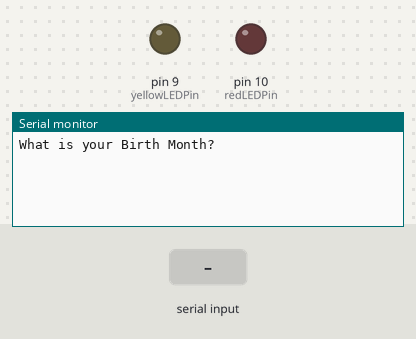
This sketch was run on a simulated Arduino Uno, built with avr-gcc and run on an emulated ATmega328P. Parts: output pins drawn as LEDs (lit = HIGH), the last lines printed to the serial monitor. Inputs (shaded band) come from the test bench.

Above: at 1.2 s.
1.3 s: "90,45\n" received over Serial
At 3.5 s:
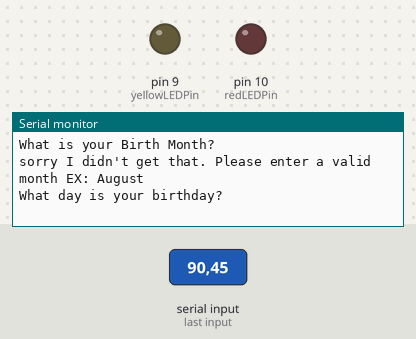
3.8 s: "30,150\n" received over Serial
At 4.7 s:
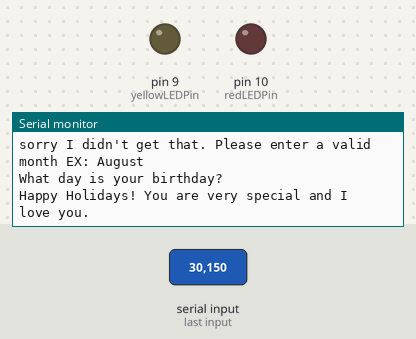

The sketch:

Birthday_LED.ino
```cpp
int redLEDPin=10; //Declare redLEDPin an int, and set to pin 9
int yellowLEDPin=9; //Declare yellowLEDPin an int, and set to pin 10
int on =250;
int off =250;


int numRedBlinks;
int numYellowBlinks;

String dates []={"January","February","March","April","May","June","July","August","September","October","November","December"};
String month;
void setup()
{
 Serial.begin(9600);

  pinMode(redLEDPin, OUTPUT);  // Tell Arduino that redLEDPin is an output pin
  pinMode(yellowLEDPin, OUTPUT);  //Tell Arduino that yellowLEDPin is an output pin


}

void loop()
{
  numRedBlinks=0;
  numYellowBlinks=0;
  Serial.println("What is your Birth Month?");

  while(Serial.available()==0)
  {
    //Wait for the user to type
  }

  month=Serial.readString();
  month.trim();


  for(int i=0;i<12;i++)
  {
    if(month == dates[i])
    {
      numRedBlinks=(i+1);
    }

  }
if(numRedBlinks!=0)
{
  Serial.println("\n - The red LED is blinking");

  for(int i=0; i<numRedBlinks;i++)
  {
   Serial.print("   #");
   Serial.println(i+1);
     digitalWrite(redLEDPin,HIGH);
     delay(on);
     digitalWrite(redLEDPin,LOW);
     delay(off);
  }
 }
 else
 {
  Serial.println("sorry I didn't get that. Please enter a valid month EX: August");
 }


  Serial.println("\nWhat day is your birthday?");

  while(Serial.available()==0)
  {
    //Wait for the user to type
  }

  numYellowBlinks=Serial.parseInt();

  if(numYellowBlinks!=0 && numRedBlinks!=0)
  {
    Serial.println("\n - The Yellow LED is blinking");
   for(int i=0; i<numYellowBlinks;i++)
  {
   Serial.print("   #");
   Serial.println(i+1);
     digitalWrite(yellowLEDPin,HIGH);
     delay(on);
     digitalWrite(yellowLEDPin,LOW);
     delay(off);
  }}

  Serial.println("\nHappy Holidays! You are very special and I love you.");
  delay(200000);


}
```

Measured:
- after the input at 1.3 s, the serial monitor: prints a new line after 1.0 s (image 1)
- after the input at 3.8 s, the serial monitor: prints a new line at once (image 2)
